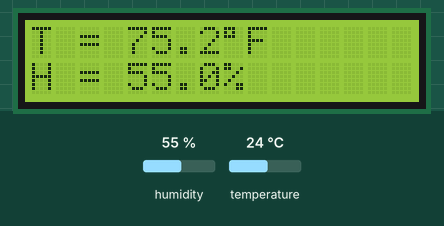
Bench run of a sketch on a simulated Arduino Uno, built with avr-gcc and run on an emulated ATmega328P. On the bench: 16×2 character LCD. The inputs (shaded band) are chosen by the test bench; at power-on: humidity 55 %, temperature 24 °C. What the sketch prints to the serial monitor is not drawn.

Above: at 3.6 s.
3.7 s: humidity set to 22 %
At 6.9 s:
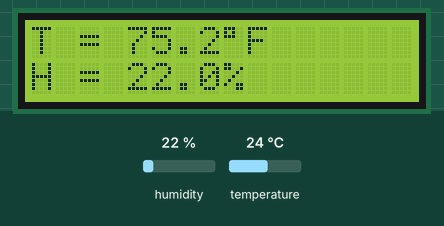
8.2 s: temperature set to 12 °C
At 10.4 s:
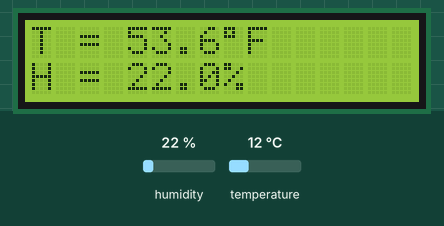
12.7 s: humidity set to 40 %
At 16.3 s:
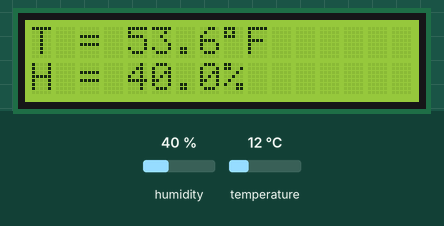
17.2 s: temperature set to 19 °C
At 18.6 s:
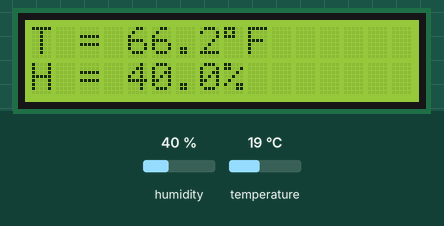
Timing chart, 0 to 20.2 s (numbered marks = the images above; inputs shaded):
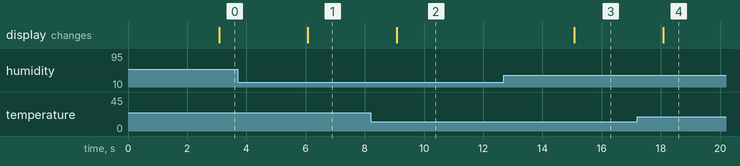

Measured:
- after the input at 3.7 s, the display: changes after 2.4 s (image 1)
- after the input at 8.2 s, the display: changes after 0.88 s (image 2)
- after the input at 12.7 s, the display: changes after 2.4 s (image 3)
- after the input at 17.2 s, the display: changes after 0.88 s (image 4)

The sketch:

Combined_Test_Final.ino
```cpp
// From DHT11 Program
#include <dht_nonblocking.h>
#define DHT_SENSOR_TYPE DHT_TYPE_11
static const int DHT_SENSOR_PIN = 7;
DHT_nonblocking dht_sensor( DHT_SENSOR_PIN, DHT_SENSOR_TYPE );

// From LCD Program
#include <LiquidCrystal.h>
const int rs = 12, en = 11, d4 = 5, d5 = 4, d6 = 3, d7 = 2;
LiquidCrystal lcd(rs, en, d4, d5, d6, d7);

void setup( )
{
  // From DHT11 Program
  Serial.begin( 9600);

  // From LCD Program
  lcd.begin(16, 2);

  lcd.println("Temperature and ");
  lcd.setCursor(0, 1);
  lcd.println("Humidity Monitor");


}

// From DHT11 Program
static bool measure_environment( float *temperature, float *humidity )
{
  static unsigned long measurement_timestamp = millis( );

  /* Measure once every four seconds. */
  if( millis( ) - measurement_timestamp > 3000ul )
  {
    if( dht_sensor.measure( temperature, humidity ) == true )
    {
      measurement_timestamp = millis( );
      return( true );
    }
  }

  return( false );
}

void loop( )
{
  float temperature;
  float humidity;
  float temp_f;

  if( measure_environment( &temperature, &humidity ) == true )
  {
    temp_f = (temperature * 9 / 5) + 32;
    Serial.print( "T = " );
    Serial.print( temp_f, 1 );
    Serial.print( " deg. F, H = " );
    Serial.print( humidity, 1 );
    Serial.println( "%" );


    // From LCD Program
    // lcd.setCursor(0, 1);
    // lcd.print(millis() / 1000);
    lcd.setCursor(0, 0);
    lcd.print("T = ");
    lcd.print(temp_f, 1);
    lcd.print(char(223));
    lcd.print("F     ");
    lcd.setCursor(0, 1);
    lcd.print("H = ");
    lcd.print(humidity, 1);
    lcd.print("%       ");
  }
}
```
